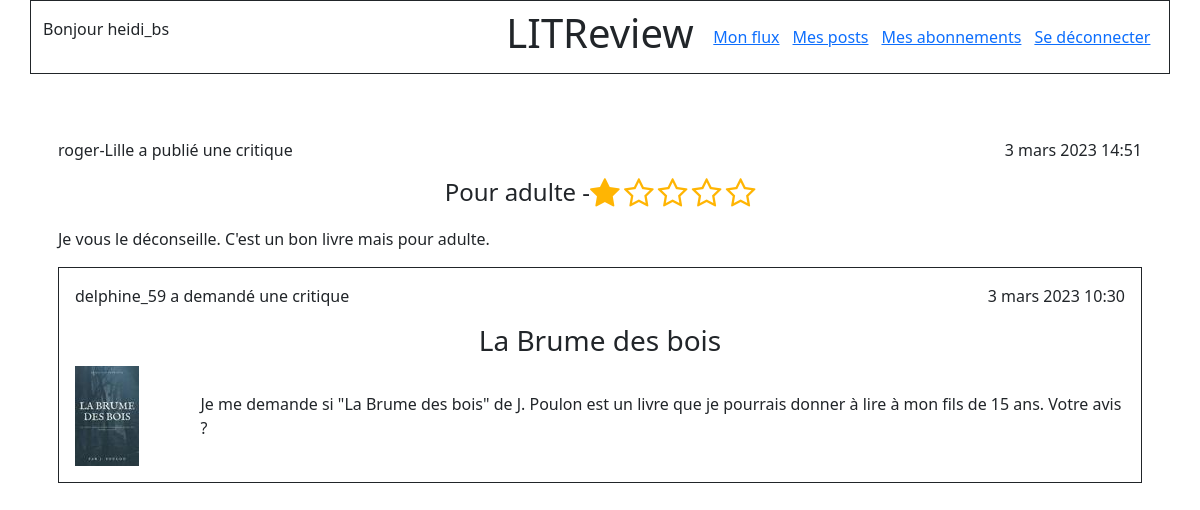
Screenshot of /reviews/9/display (signed in) with the database file from the repository.
### authentication/models.py (models this page shows)
class User(AbstractUser):
    SUBSCRIBER = "Membre"
    followed_members = models.ManyToManyField(
        settings.AUTH_USER_MODEL,
        through="UserFollows",
        related_name="followed"
    )

### feed/models.py (models this page shows, shortened)
class Review(models.Model):
    objects = models.Manager()
    ticket = models.OneToOneField(
        Ticket,
        on_delete=models.CASCADE,
        related_name='ticket_review',
        primary_key=False
    )
    rating = models.PositiveSmallIntegerField(
       validators=[MinValueValidator(0), MaxValueValidator(5)]
    )
    user = models.ForeignKey(
        settings.AUTH_USER_MODEL,
        on_delete=models.CASCADE
    )
    headline = models.CharField(max_length=128)
    body = models.TextField(max_length=8192, blank=True)
    time_created = models.DateTimeField(auto_now_add=True)

class Ticket(models.Model):
    objects = models.Manager()
    title = models.CharField(max_length=128)
    description = models.TextField(max_length=2048, blank=True)
    user = models.ForeignKey(
        to=settings.AUTH_USER_MODEL,
        on_delete=models.CASCADE
    )
    image = models.ImageField(null=True, blank=True)
    time_created = models.DateTimeField(auto_now_add=True)
    IMAGE_MAX_SIZE = (100, 100)

### feed/views.py (the view)
# urls.py: path('reviews/<int:review_id>/display', views.display_review,
@login_required
def display_review(request, review_id):
    review = Review.objects.get(id=review_id)
    return render(request, 'feed/review_display.html', {'review': review})

### feed/templatetags/feed_extras.py (called while the page is built)
@register.simple_tag(takes_context=True)
def get_user_display(context, user):
    if user == context['user']:
        return "Vous avez"
    return f"{user.username} a"

### feed/templates/feed/review_display.html
{% extends "base.html" %}
{% block content %}
    {% include 'feed/review_detail.html' with review=review %}
{% endblock content %}

### templates/base.html (shortened to what this page needs)
{% load static %}
<!DOCTYPE html>
<html lang="en" xmlns="http://www.w3.org/1999/xhtml">
<head>
    <link href="https://cdn.jsdelivr.net/npm/bootstrap@5.1.3/dist/css/bootstrap.min.css" rel="stylesheet">
    <link rel="stylesheet" href="https://cdnjs.cloudflare.com/ajax/libs/font-awesome/4.7.0/css/font-awesome.min.css">
    <link rel="stylesheet" href="{% static 'feed/rating_style.css' %}"/>
</head>
<body>
    <header>
        <nav class="bg_light">
            <div class="container">
                <div class="row border border-dark py-2">
                    <div class="col-5 d-flex align-items-center">
                        {% if user.is_authenticated %}
                            <p>Bonjour {{ user.username }}</p>
                        {% endif %}
                    </div>
                    <div class="col-2 d-flex justify-content-center">
                        <h1>LITReview</h1>
                    </div>
                    <div
                            class="col-5 d-flex justify-content-around align-items-center">
                        {% if user.is_authenticated %}
                            <a href="{% url 'feed:my-flow' %}">Mon flux</a>
                            <a href="{% url 'feed:my-posts' %}">Mes posts</a>
                            <a href="{% url 'authentication:follows' %}">Mes abonnements</a>
                            <a href="{% url 'authentication:logout' %}">Se déconnecter</a>
                        {% endif %}
                    </div>
                </div>
            </div>
        </nav>
    </header>
    <section class="container my-5">
    {% block content %}
    {% endblock content %}
    </section>
</body>
</html>

### feed/templates/feed/review_detail.html
{% load feed_extras %}
{% block content %}
    <div class="p-3">
        <div class="row">
            <div class="col text-start">
                <p>{% get_user_display user=review.user %} publié une critique</p>
            </div>
            <div class="col text-end">
                <p>{{ review.time_created }}</p>
            </div>
        </div>
    <div class="d-flex justify-content-center">
        <h4>
            {{ review.headline }} -
        </h4>
        <div class="rating-star mb-3">
                <i class="fa fa-2x fa-star{% if review.rating < 1 %}-o{% endif %}"
                   aria-hidden="true"></i>
                <i class="fa fa-2x fa-star{% if review.rating < 2 %}-o{% endif %}"
                   aria-hidden="true"></i>
                <i class="fa fa-2x fa-star{% if review.rating < 3 %}-o{% endif %}"
                   aria-hidden="true"></i>
                <i class="fa fa-2x fa-star{% if review.rating < 4 %}-o{% endif %}"
                   aria-hidden="true"></i>
                <i class="fa fa-2x fa-star{% if review.rating < 5 %}-o{% endif %}"
                   aria-hidden="true"></i>
        </div>
    </div>
            <p>{{ review.body }}</p>
            <div class="border border-dark">
                {% include 'feed/ticket_detail.html' with ticket=review.ticket %}
            </div>
    </div>
{% endblock content %}

### feed/templates/feed/ticket_detail.html
{% load feed_extras %}
<div class="p-3">
    <div class="row">
        <div class="col text-start">
            <p>{% get_user_display user=ticket.user %} demandé une critique</p>
        </div>
        <div class="col text-end">
            <p>{{ ticket.time_created }}</p>
        </div>
    </div>
    <h3 class="text-center">{{ ticket.title }}</h3>
    <div class="row">
        <div class="col-1 d-flex align-items-center">
            {% if ticket.image %}
            <img src="{{ ticket.image.url }}">
        {% endif %}
        </div>
        <div class="col-11 ps-5 d-flex align-items-center">
             {{ ticket.description }}
        </div>
    </div>
</div>

### feed/static/feed/rating_style.css (style rules this page uses)
.rating-star { color: #ffb503; }

### rows the page displays
User: username "heidi_bs"
Review: user.username "roger-Lille a", time_created "3 mars 2023 14:51", headline "Pour adulte", body "Je vous le déconseille. C'est un bon livre mais pour adulte."
Ticket: user.username "delphine_59 a", time_created "3 mars 2023 10:30", title "La Brume des bois", image (picture), description "Je me demande si \"La Brume des bois\" de J. Poulon est un livre que je pourrais donner à lire à mon fils de 15 ans. Votre avis ?"
